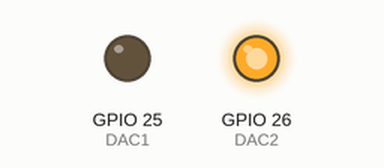
The sketch below on a simulated ESP32. Parts: output pins drawn as LEDs (lit = HIGH).

Above: at 0.05 s.
At 2.5 s:
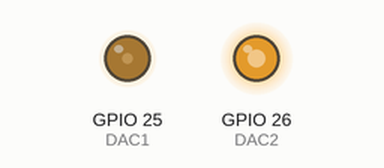
At 5.0 s:
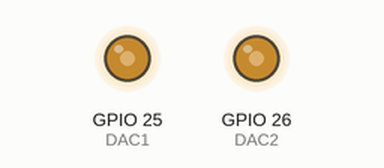
At 10.0 s:
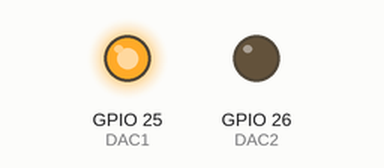
Timing chart, 0 to 13.0 s (numbered marks = the images above):
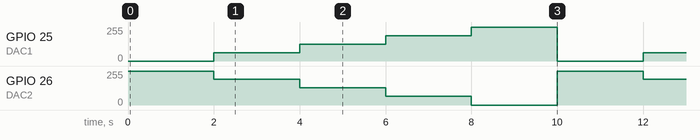

The sketch:

01_esp32_dac_test.ino
```cpp
#define DAC1 25
#define DAC2 26

void setup() {
//  Serial.begin(115200);
}

void loop() {
  for (int i=0; i<=4; i++) {
    int value = i * 255/4; // 255= 3.3V, 128=1.65V

    dacWrite(DAC1, value);
    dacWrite(DAC2, 255-value);
    delay(2000);
  }
}
```

Measured:
- by itself, GPIO 25 (DAC1): repeats every 10.0 s: 127/255 2.0 s, 191/255 2.0 s, 255/255 2.0 s, 0/255 2.0 s, 63/255 2.0 s
- by itself, GPIO 26 (DAC2): repeats every 10.0 s: 192/255 2.0 s, 128/255 2.0 s, 64/255 2.0 s, 0/255 2.0 s, 255/255 2.0 s
